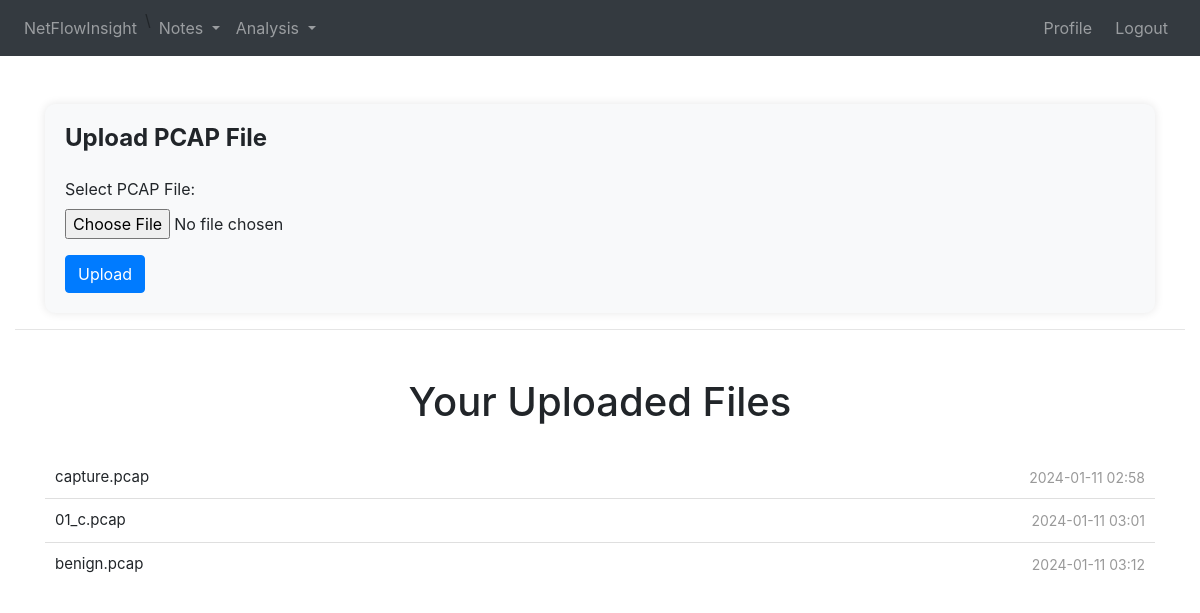
Screenshot of / (signed in) with the database file from the repository.
### NetFlowInsight/models.py (models this page shows)
class PcapLoc(db.Model):
    __tablename__ = 'pcaploc'
    id = db.Column(db.Integer, primary_key=True)
    path = db.Column(db.String(1000))
    filename = db.Column(db.String(1000))
    date = db.Column(db.DateTime(timezone=True), default=get_current_time)
    user_id = db.Column(db.Integer, db.ForeignKey('user.id'))
    file_analysis = db.relationship('FileAnalysis')
    log_analysis = db.relationship('LogAnalysis')
    note = db.relationship('Notes')

### NetFlowInsight/views.py (the view)
@views.route('/')
@login_required
def home():
    return render_template("home.html", user=current_user)

### NetFlowInsight/__init__.py (called while the page is built)
def create_app():
    app = Flask(__name__)
    app.config['SECRET_KEY'] = "SECRET"
    app.config['SQLALCHEMY_DATABASE_URI'] = f'sqlite:///{DB_NAME}'
    db.init_app(app)
    from .views import views
    from .auth import auth
    from .models import User, PcapLoc, LogAnalysis, FileAnalysis, Notes, FileResult
    app.register_blueprint(views, url_prefix='/')
    app.register_blueprint(auth, url_prefix='/')
    with app.app_context():
        try:
            if not path.exists('instance/'+ DB_NAME):
                db.create_all()
                print("--- Database Created ---")
        except Exception as e:
            print(f"{e}")
    login_manager = LoginManager()
    login_manager.login_view = 'auth.login'
    login_manager.init_app(app)
    @login_manager.user_loader
    def load_user(id):
        return User.query.get(int(id))
    return app

### NetFlowInsight/templates/home.html (shortened to what this page needs)
{% extends "base.html" %}
{% block content %}
<div class="container mt-5">
  <div class="card">
    <div class="card-body">
      <h2 class="card-title mb-4">Upload PCAP File</h2>
      <form action="/upload" method="POST" enctype="multipart/form-data">
        <div class="form-group">
          <label for="pcap_file">Select PCAP File:</label>
          <input type="file" class="form-control-file" id="pcap_file" name="pcap_file" accept=".pcap,.pcapng">
        </div>
        <button type="submit" class="btn btn-primary">Upload</button>
      </form>
    </div>
  </div>
</div>
<hr>
<div class="container mt-5">
  <h1 class="text-center">Your Uploaded Files</h1>
  <ul class="list-group list-group-flush" id="filename">
    {% for file in user.pcap_loc%}
    <li class="list-group-item">
      <div class="d-flex justify-content-between align-items-center">
        <span class="filename">{{ file.filename }}</span>
        <span class="date">{{ file.date.strftime("%Y-%m-%d  %H:%M") }}</span>
      </div>
    </li>
    {% endfor %}
  </ul>
</div>
{% endblock %}

### NetFlowInsight/static/css/style.css (style rules this page uses)
.date { margin-left: 40%; }
#filename { margin-top: 30px; }
.filename { font-size: 15px; font-weight: normal; }
.date { color: #999; font-size: 14px; }
.card { background-color: #f8f9fa; border: none; border-radius: 10px; box-shadow: 0 0 10px rgba(0, 0, 0, 0.1); }
.card-title { font-size: 24px; font-weight: bold; }
.btn-primary { background-color: #007bff; border-color: #007bff; }
.list-group-item { padding: 10px; }

### rows the page displays
PcapLoc: filename "capture.pcap", date "2024-01-11 02:58"
PcapLoc: filename "01_c.pcap", date "2024-01-11 03:01"
PcapLoc: filename "benign.pcap", date "2024-01-11 03:12"
